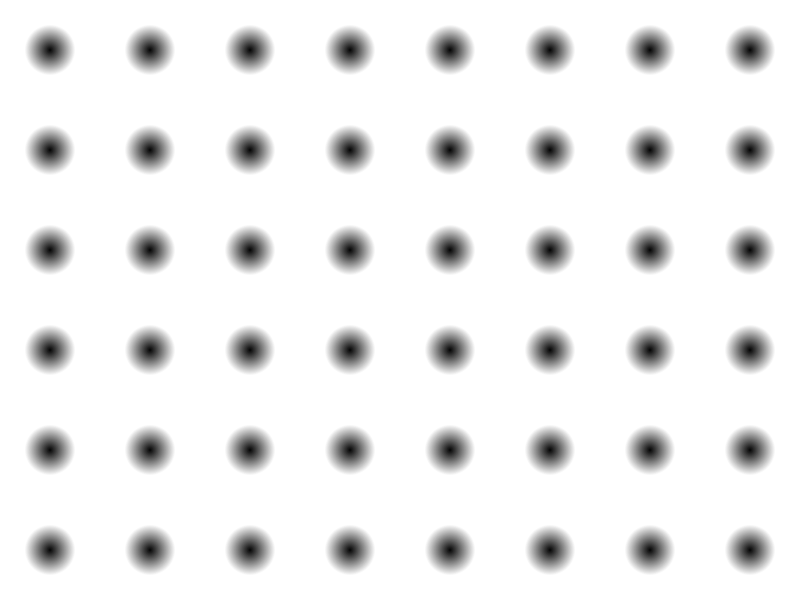
Frame 1 (no input)
Frame 60 (the mouse pressed at the canvas centre just before this capture): identical to frame 1, image omitted
Frame 120 (the mouse held since frame 60 and released just before this capture): identical to frame 1, image omitted

The Processing sketch that drew this single still picture (run headless with seeded random() and noise(); from frame 60 on, the mouse is pressed at the canvas centre):

// Processing sketch: processing_73798
// ── processing_73798.pde

void setup() {
  size(800, 600);
  background(255);
  noStroke();
  smooth();
}

void draw() {
  for (int i=0;i<width;i=i+100) {
    for (int j=0;j<height;j=j+100) {
      for (int k=255;k>0;k=k-5) {
        fill(k);
        ellipse(i+50, j+50, k/5, k/5);
      }
    }
  }
}
